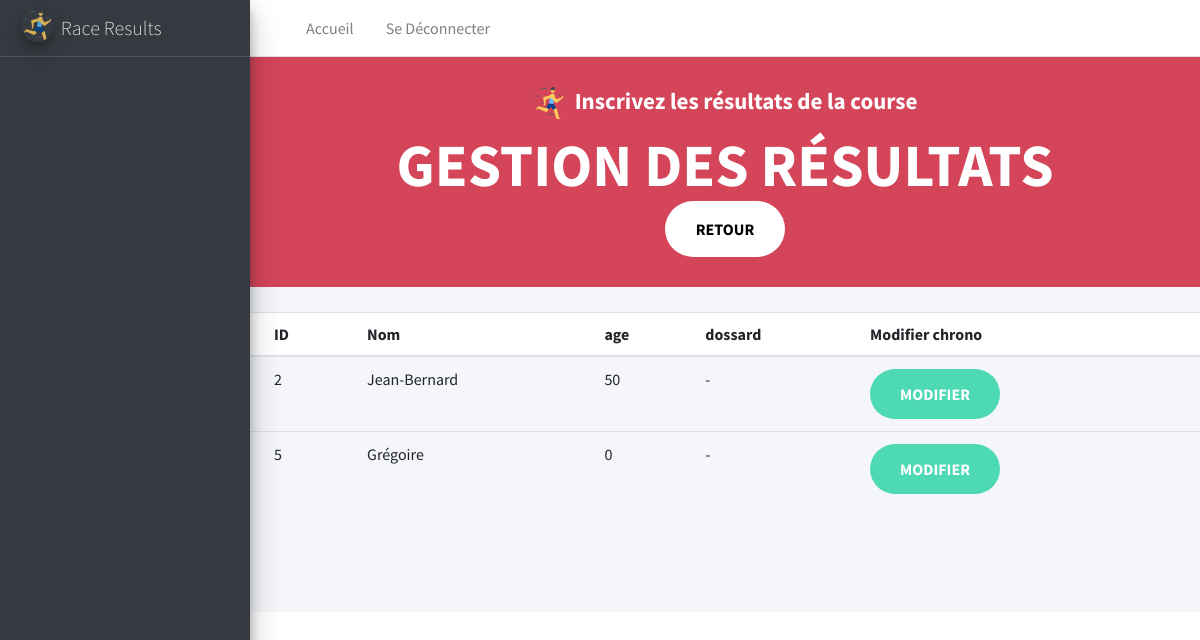
Screenshot of /results/race/list_results_admin/2 (signed in) with the database file from the repository.
### resultats/models.py (models this page shows, shortened)
class Runner(models.Model):
    user = models.OneToOneField(User, on_delete=models.CASCADE, default=0)
    age = models.IntegerField(verbose_name="Age du coureur")
    registerDate = models.DateTimeField(default=timezone.now, verbose_name="Date d'Inscription")
    class Meta:
        verbose_name = "Coureur"

### resultats/views.py (the view)
# urls.py: path('race/list_results_admin/<int:id_race>', views.race_list_results_admin, name='race_list_results_admin'),
@login_required()
def race_list_results_admin(request, id_race):
    renvoi = False
    race = Race.objects.get(id=id_race)
    return render(request, 'resultats/race_list_results_admin.html', locals())

### resultats/templates/resultats/race_list_results_admin.html
{% extends "base.html" %}
{% block body %}
 <div class="hero-title">
 {% load static %}
        <h2><img src="{% static 'icons/runner.png' %}" style="margin-right: 10px">Inscrivez  les résultats de la course</h2>
        <h1>Gestion des résultats</h1>
        <a class="button btn button-white" style="align-items: center" href="{% url "race_registrations" %}">Retour</a>
    </div>
    <div style="display: flex; justify-content: center; margin-top: 25px;">
    <div class="card-body table-responsive p-0" style="height: 300px;">
                <table class="table table-head-fixed text-nowrap">
                  <thead>
                    <tr>
                      <th>ID</th>
                      <th>Nom</th>
                      <th>age</th>
                      <th>dossard</th>
                      <th>Modifier chrono</th>
                    </tr>
                  </thead>
                  <tbody>
                    {% for r in race.runners.all %}
                        <tr>
                      <td>{{ r.id }}</td>
                      <td>{{ r.user }}</td>
                      <td>{{ r.age }}</td>
                      <td>{{ r.bibNumber }} - {{ r.time }}</td>
                      <td><a class="button btn-primary" href="{% url 'race_save_results' race.id r.id %}">Modifier</a></td>
                    </tr>
                   {% endfor %}
   </tbody>
                </table>
              </div>
    </div>
{% endblock %}

### rows the page displays
Runner: id "2", user "Jean-Bernard", age "50"
Runner: id "5", user "Grégoire", age "0"
